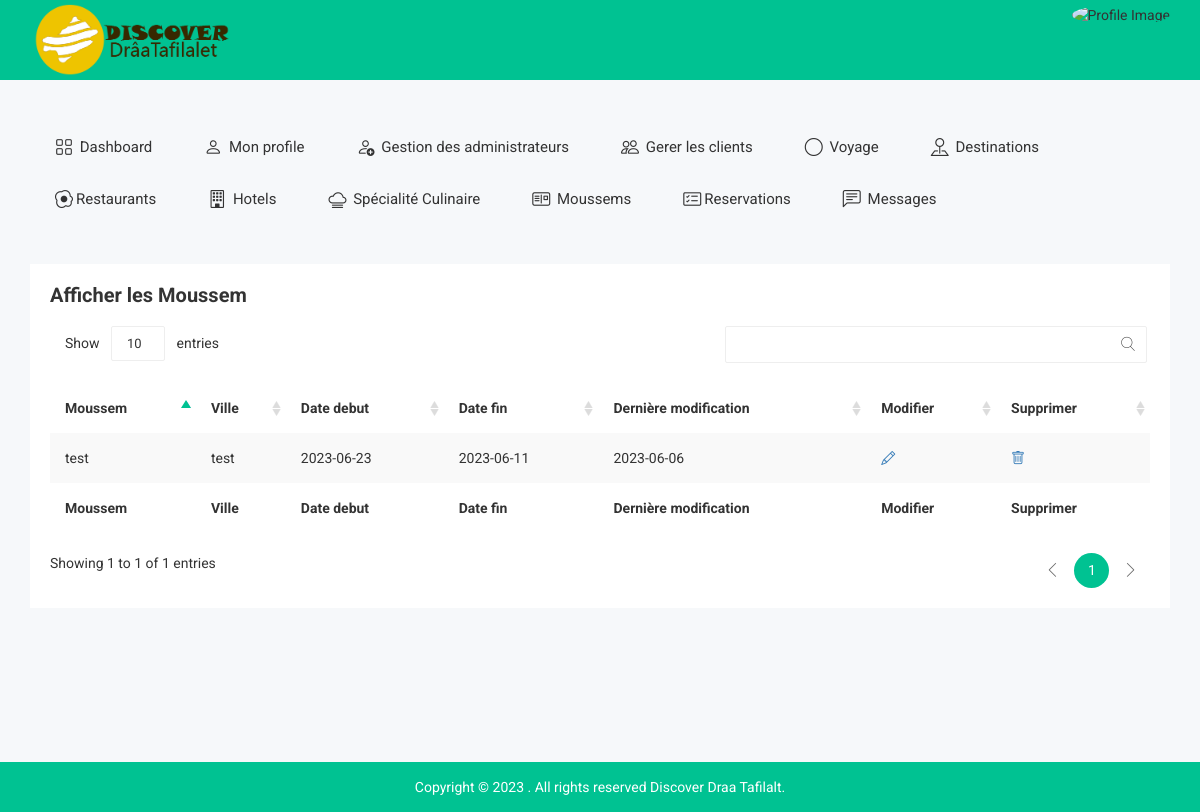
The page /affich-moussem.php (signed in) on the database as committed earlier.
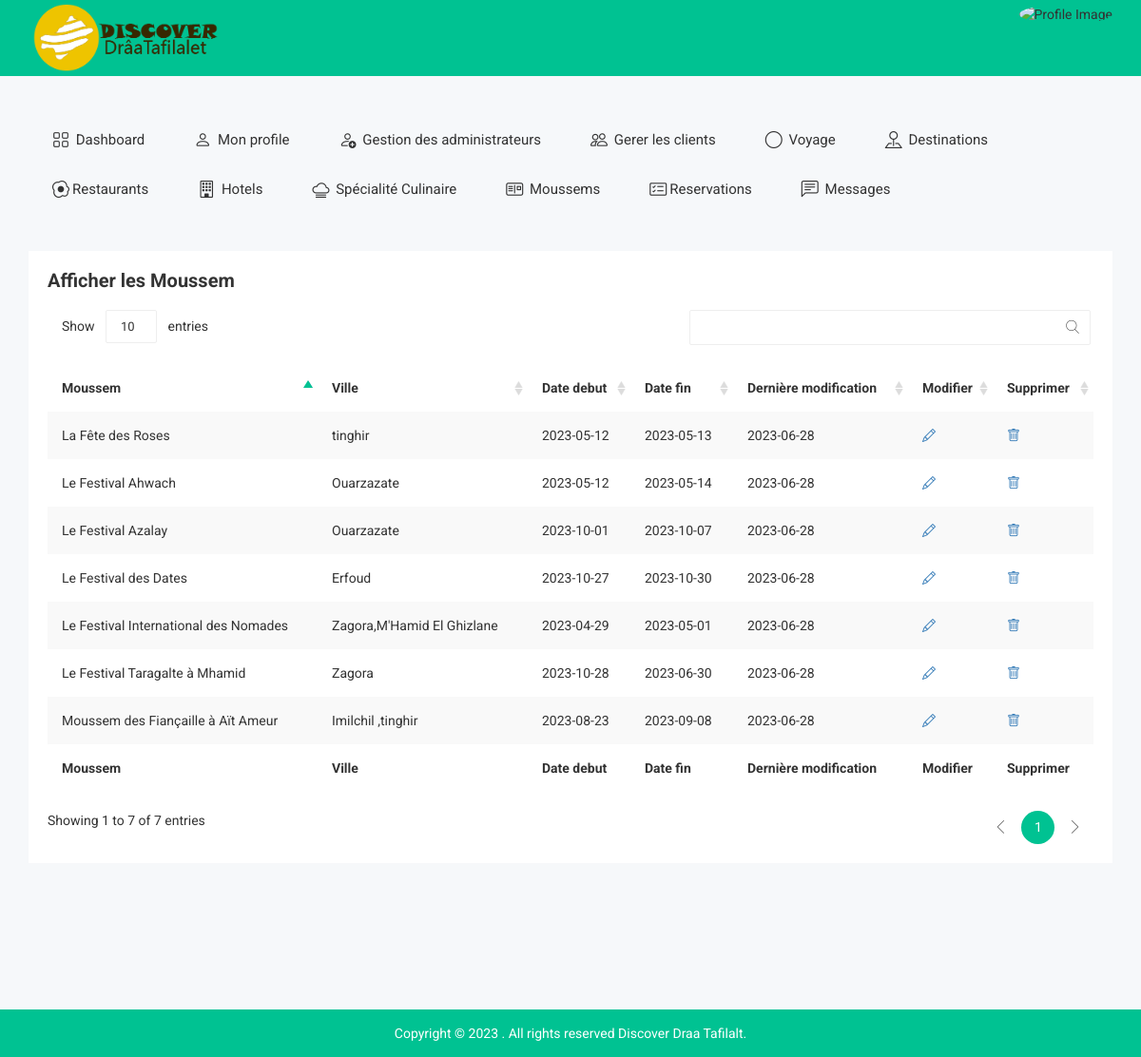
The same page on the database as committed later.
### tables this page shows
CREATE TABLE `moussem` (
  `id-mous` int(255) NOT NULL,
  `nom` varchar(100) NOT NULL,
  `ville` varchar(100) NOT NULL,
  `description` varchar(10000) NOT NULL,
  `location` varchar(1000) NOT NULL,
  `date-debut` date NOT NULL,
  `date-fin` date NOT NULL,
  `img1` varchar(255) NOT NULL,
  `img2` varchar(255) NOT NULL,
  `img3` varchar(255) NOT NULL,
  `date-add` date NOT NULL
);

### affich-moussem.php (the view, shortened to what this page needs)
<?php
include 'connection.php';
$sql = 'SELECT *
		FROM moussem';
 $statement = $pdo->query($sql);
 $publishers = $statement->fetchAll(PDO::FETCH_ASSOC);
?>
<!doctype html>
<html class="no-js" lang="">
<head>
    <link rel="stylesheet" href="https://cdn.jsdelivr.net/npm/bootstrap-icons@1.10.5/font/bootstrap-icons.css">
        <link rel="stylesheet" href="css/bootstrap.min.css">
        <link rel="stylesheet" href="css/font-awesome.min.css">
        <link rel="stylesheet" href="css/owl.carousel.css">
        <link rel="stylesheet" href="css/owl.theme.css">
        <link rel="stylesheet" href="css/owl.transitions.css">
        <link rel="stylesheet" href="css/meanmenu/meanmenu.min.css">
        <link rel="stylesheet" href="css/animate.css">
        <link rel="stylesheet" href="css/normalize.css">
        <link rel="stylesheet" href="css/wave/waves.min.css">
        <link rel="stylesheet" href="css/wave/button.css">
        <link rel="stylesheet" href="css/scrollbar/jquery.mCustomScrollbar.min.css">
        <link rel="stylesheet" href="css/notika-custom-icon.css">
        <link rel="stylesheet" href="css/jquery.dataTables.min.css">
        <link rel="stylesheet" href="css/main.css">
        <link rel="stylesheet" href="style.css">
        <link rel="stylesheet" href="css/responsive.css">
</head>
<body>
    <?php include 'tophead.php' ?>
    <div class="main-menu-area mg-tb-40">
    </div>
    <div class="notika-status-area">
        <div class="container">
            <div class="row">
                <div class="col-lg-12 col-md-12 col-sm-12 col-xs-12">
                    <div class="data-table-list">
                        <div class="basic-tb-hd">
                            <h2>Afficher les Moussem</h2>
                        </div>
                        <div class="table-responsive">
                            <table id="data-table-basic" class="table table-striped">
                                <thead>
                                    <tr>
                                        <th>Moussem</th>
                                        <th>Ville</th>
                                        <th>Date debut</th>
                                        <th>Date fin</th>
                                        <th>Dernière modification</th>
                                        <th>Modifier</th>
                                        <th>Supprimer</th>
                                    </tr>
                                </thead>
                                <tbody>
                                <?php
                                if ($publishers) {
                                    foreach ($publishers as $publisher) {?>
                                    <tr>
                                        <td><?php  echo $publisher['nom'] ?></td>
                                        <td><?php  echo $publisher['ville'] ?></td>
                                        <td><?php  echo $publisher['date-debut'] ?></td>
                                        <td><?php  echo $publisher['date-fin'] ?></td>
                                        <td><?php  echo $publisher['date-add'] ?></td>
                                        <td><a href="update-moussem.php?modi=<?php echo $publisher['id-mous'] ?>"> <i class="bi bi-pencil"></i></a></td>
                                        <td><a href="delete-moussem.php?id=<?php echo $publisher['id-mous'] ?>"><i class="bi bi-trash"></i></a></td>
                                    </tr>
                               <?php }}
                                ?>
                                </tbody>
                                <tfoot>
                                    <tr>
                                    <th>Moussem</th>
                                        <th>Ville</th>
                                        <th>Date debut</th>
                                        <th>Date fin</th>
                                        <th>Dernière modification</th>
                                        <th>Modifier</th>
                                        <th>Supprimer</th>
                                    </tr>
                                </tfoot>
                            </table>
                        </div>
                    </div>
                </div>
            </div>
        </div>
    </div>
    <div class="footer-copyright-area">
        <div class="container">
            <div class="row">
                <div class="col-lg-12 col-md-12 col-sm-12 col-xs-12">
                    <div class="footer-copy-right">
                        <p>Copyright © 2023
. All rights reserved Discover Draa Tafilalt.</p>
                    </div>
                </div>
            </div>
        </div>
    </div>
</body>
</html>

### tophead.php (shortened to what this page needs)
<div class="header-top-area">
        <div class="container">
            <div class="row">
                <div class="col-lg-4 col-md-4 col-sm-12 col-xs-12">
                    <div class="logo-area">
                        <a href="index.php"><img src="img/logo/logo.png" alt="" width="200px" height="70px"/></a>
                    </div>
                </div>
                <div class="col-lg-8 col-md-8 col-sm-12 col-xs-12">
                    <div class="header-top-menu">
                        <ul class="nav navbar-nav notika-top-nav">
                            <li class="nav-item dropdown">
                        <div class="profile-image" data-toggle="modal" data-target="#profileModal">
                    <img class="rounded-circle mb-3" src="<?php echo'../admin-ver/'.$_SESSION['photoprofile']?>" alt="Profile Image">
                  </div></li>
                        </ul>
                    </div>
                </div>
            </div>
        </div>
    </div>

### css/main.css (style rules this page uses)
html { color: #222; font-size: 1em; line-height: 1.4; }
audio, canvas, iframe, img, svg, video { vertical-align: middle; }

Rows that differ between the two databases and show on the page:
removed moussem: nom "test", ville "test", value "2023-06-23", value "2023-06-11", value "2023-06-06"
added moussem: nom "Le Festival Ahwach", ville "Ouarzazate", value "2023-05-12", value "2023-05-14", value "2023-06-28"
added moussem: nom "Le Festival Azalay", ville "Ouarzazate", value "2023-10-01", value "2023-10-07", value "2023-06-28"
added moussem: nom "Le Festival des Dates", ville "Erfoud", value "2023-10-27", value "2023-10-30", value "2023-06-28"
added moussem: nom "Le Festival International des Nomades", ville "Zagora,M'Hamid El Ghizlane", value "2023-04-29", value "2023-05-01", value "2023-06-28"
added moussem: nom "Le Festival Taragalte à Mhamid", ville "Zagora", value "2023-10-28", value "2023-06-30", value "2023-06-28"
added moussem: nom "La Fête des Roses", ville "tinghir", value "2023-05-12", value "2023-05-13", value "2023-06-28"
added moussem: nom "Moussem des Fiançaille à Aït Ameur", ville "Imilchil ,tinghir", value "2023-08-23", value "2023-09-08", value "2023-06-28"
Other text that changed with them:
text written by a page script: "Show entries Showing 1 to 1 of 1 entries 1" → "Show entries Showing 1 to 7 of 7 entries 1"
